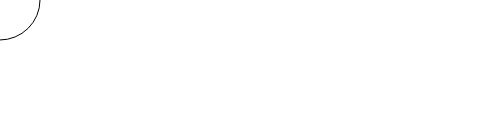
Frame 1 (no input)
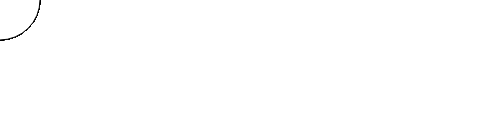
Frame 60 (no input)
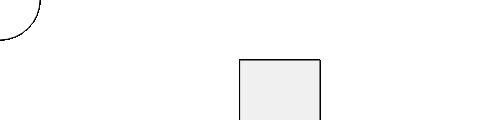
Frame 120 (the mouse pressed at the canvas centre since frame 60)

The p5.js sketch that drew these frames (run headless with seeded random() and noise() and a simulated clock; from frame 60 on, the mouse is pressed at the canvas centre):

// p5.js sketch
// ── sketch.js
function setup() {
createCanvas(480, 120);
}
function draw() {
if (mouseIsPressed) {
 rect(mouseX, mouseY, 80, 80);
 fill(mouseX);
} else {
  arc(mouseX, mouseY, 80,80, PI, TWO_PI+HALF_PI);
}
}
